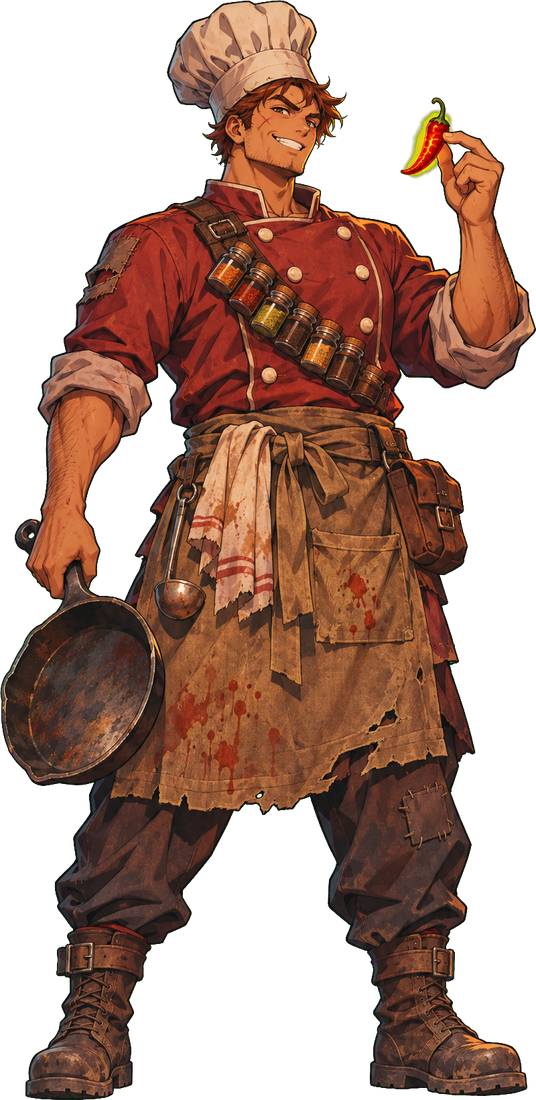
#> input picture portraits/hero.png, 536 x 1100 px
$ python key_portrait.py ../portraits/hero.png ../portraits/kael.png ../portraits/kael.png 5
#> lines starting #> are read from the running program, lines starting #| are printed output that depends on the picture
import sys, numpy as np
from PIL import Image
src, dst, key, H = sys.argv[1], sys.argv[2], sys.argv[3], int(sys.argv[4])
im = Image.open(src).convert('RGB'); a = np.asarray(im).astype(np.float32)
#> after `im = Image.open(src).convert('RGB')`:
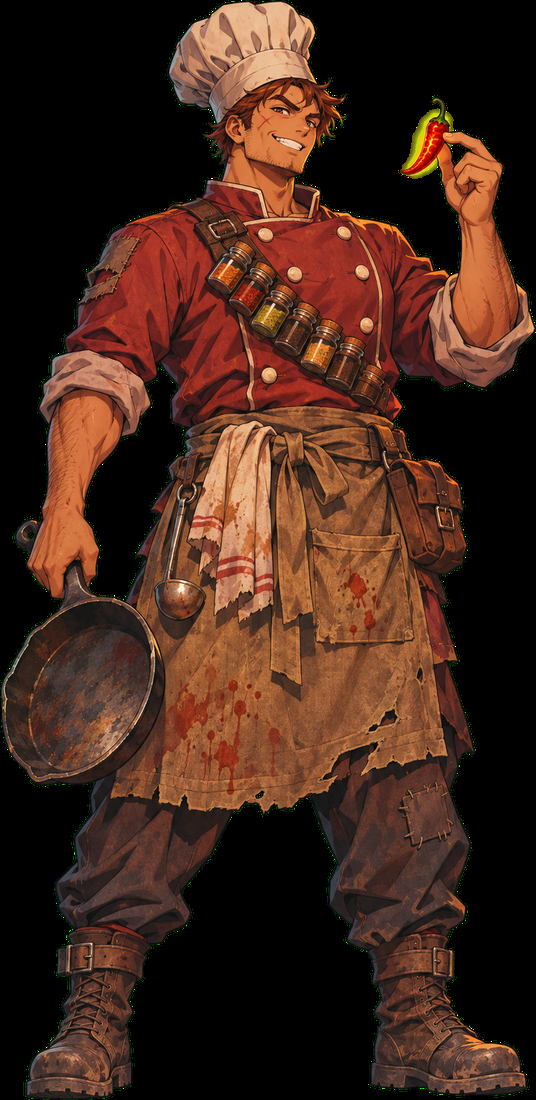
#> im: PIL image 536x1100 RGB; mean R, G, B 67.2, 38.9, 26.9
#> (the run stopped early here; a loop or call above may not have finished)

$ run again, on portraits/keeper.png
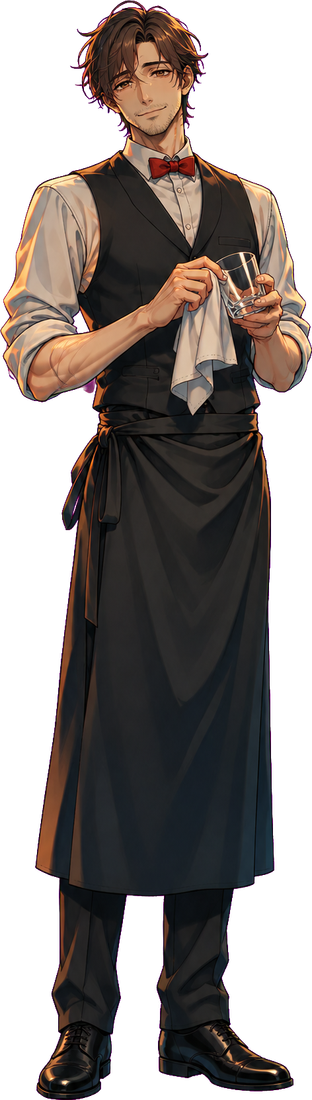
#> input picture portraits/keeper.png, 312 x 1100 px
#> `im = Image.open(src).convert('RGB')`:
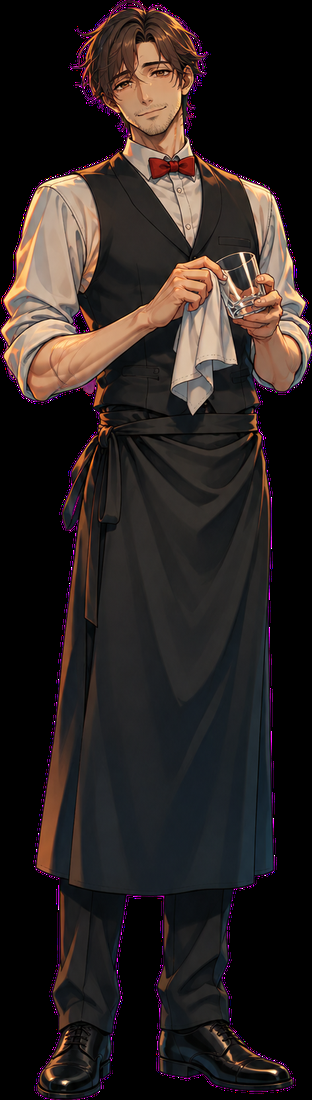
#> im: PIL image 312x1100 RGB; mean R, G, B 43.1, 34.7, 32.7

$ run again, on portraits/lot.png
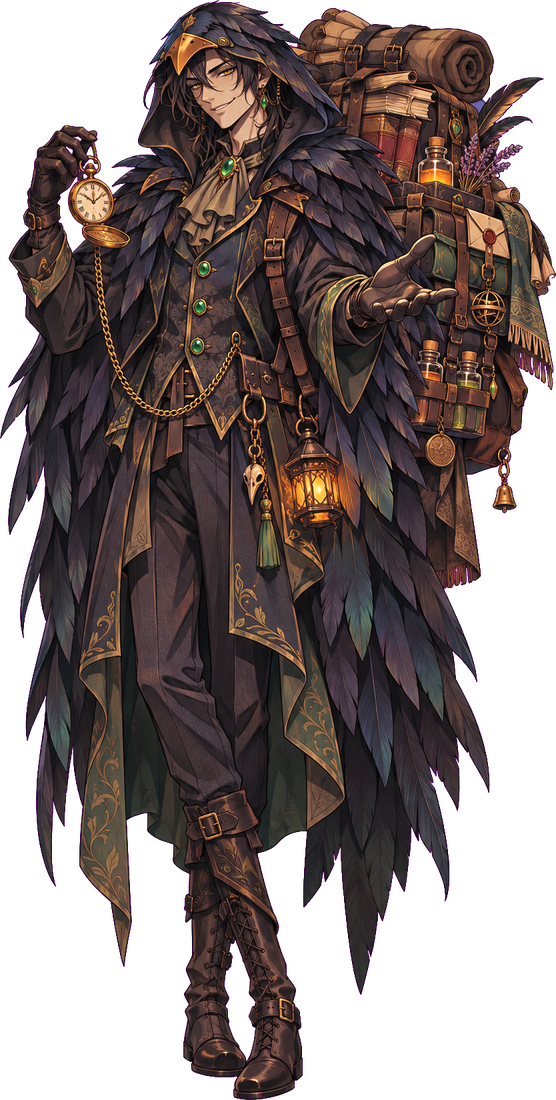
#> input picture portraits/lot.png, 556 x 1100 px
#> `im = Image.open(src).convert('RGB')`:
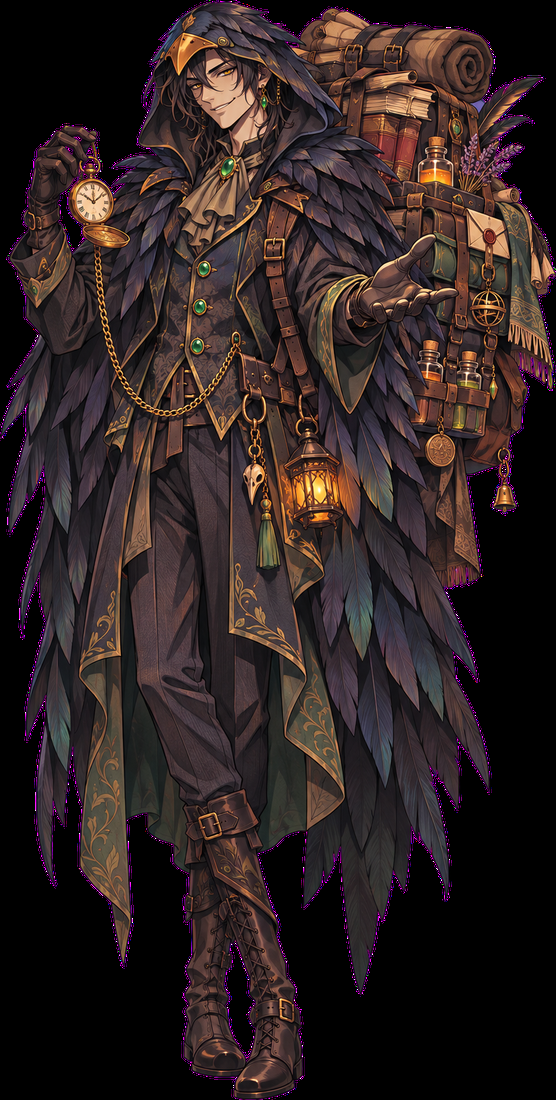
#> im: PIL image 556x1100 RGB; mean R, G, B 47.4, 34.8, 34.2

$ run again, on portraits/luna.png
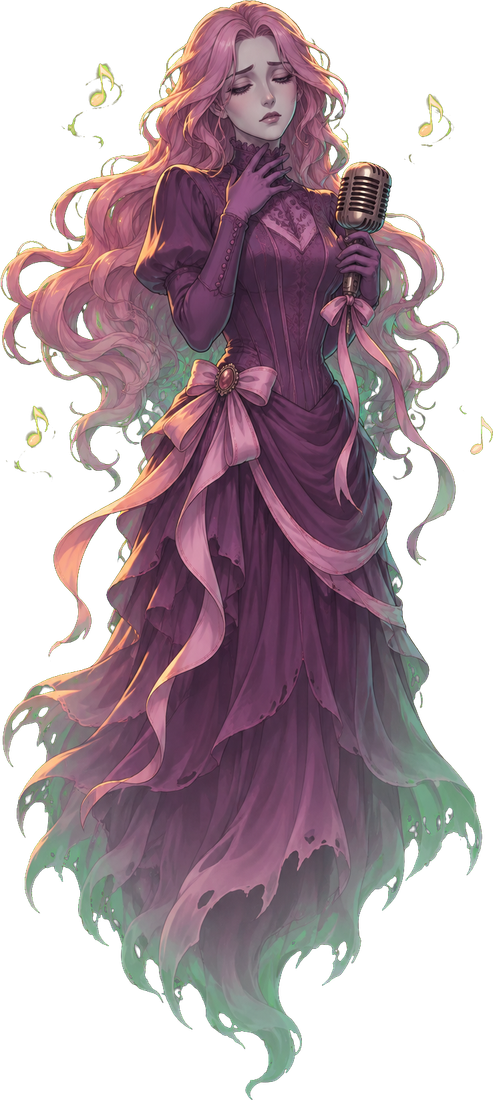
#> input picture portraits/luna.png, 493 x 1100 px
#> `im = Image.open(src).convert('RGB')`:
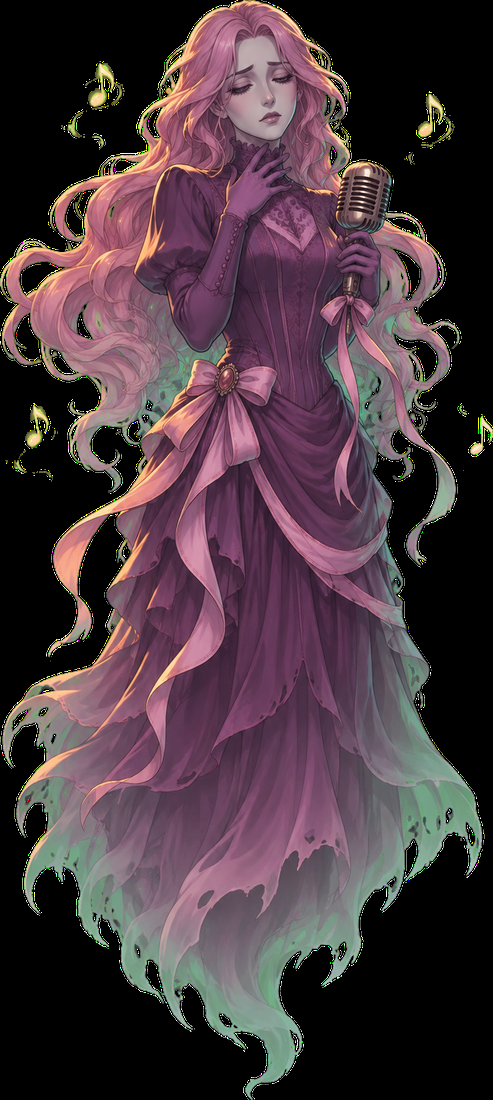
#> im: PIL image 493x1100 RGB; mean R, G, B 73.6, 56.6, 62.9
